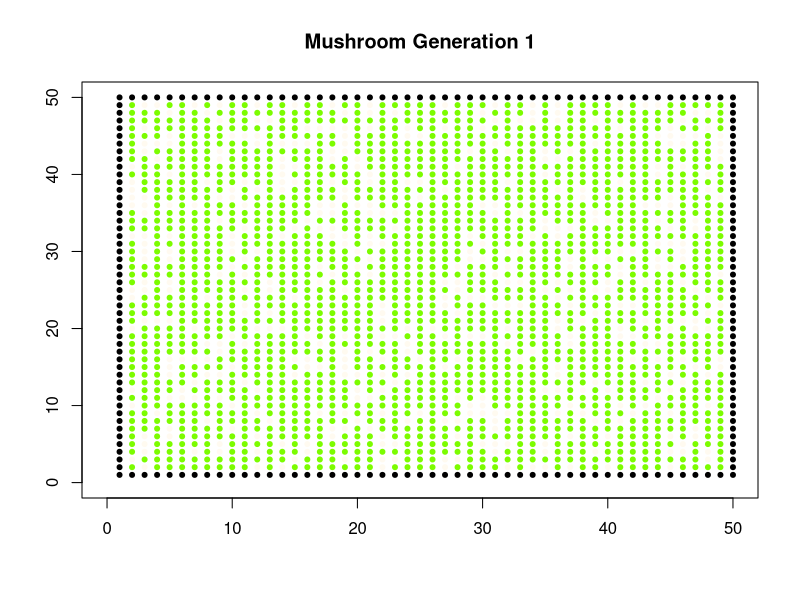
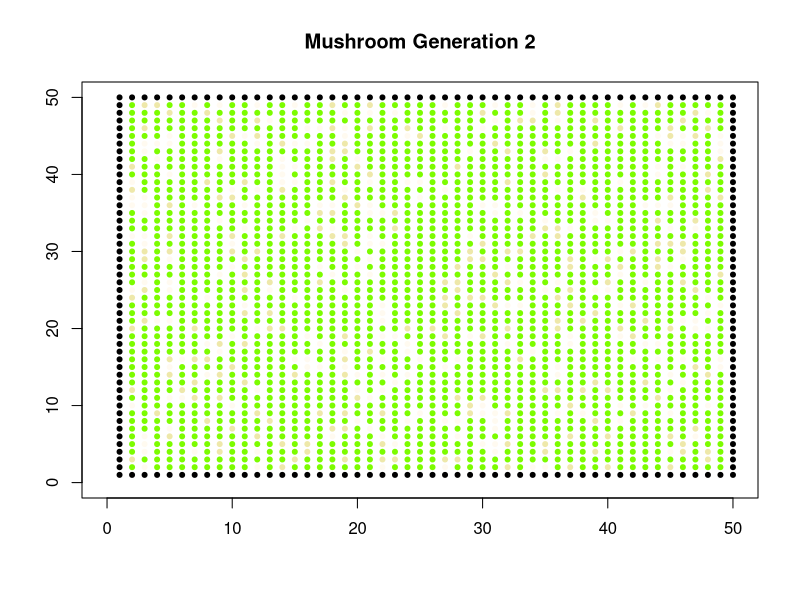
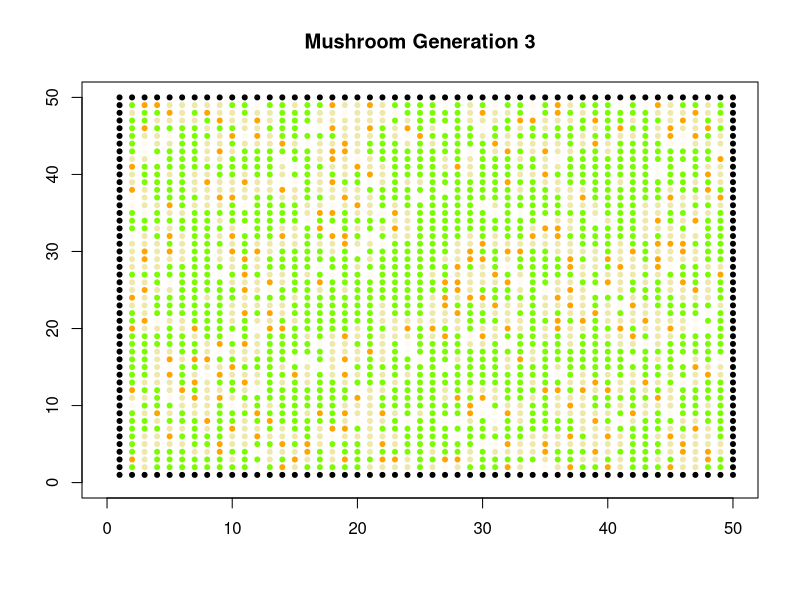
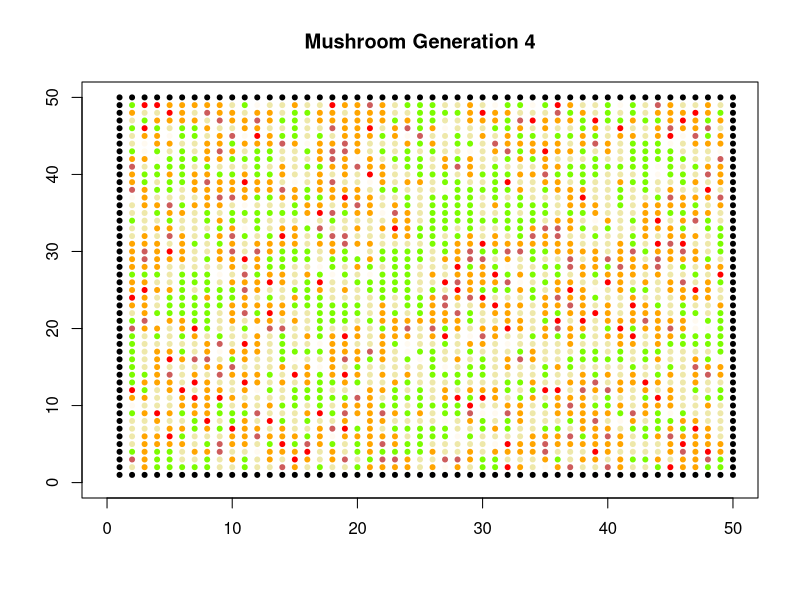
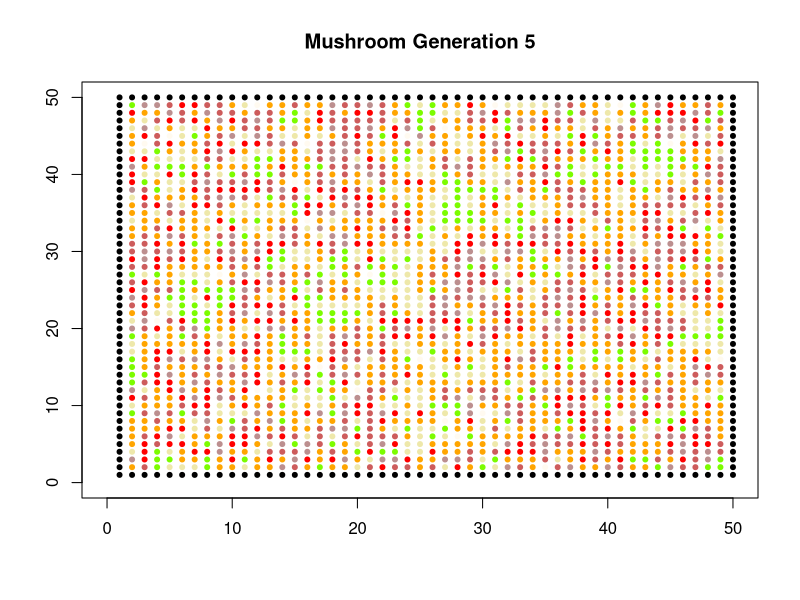
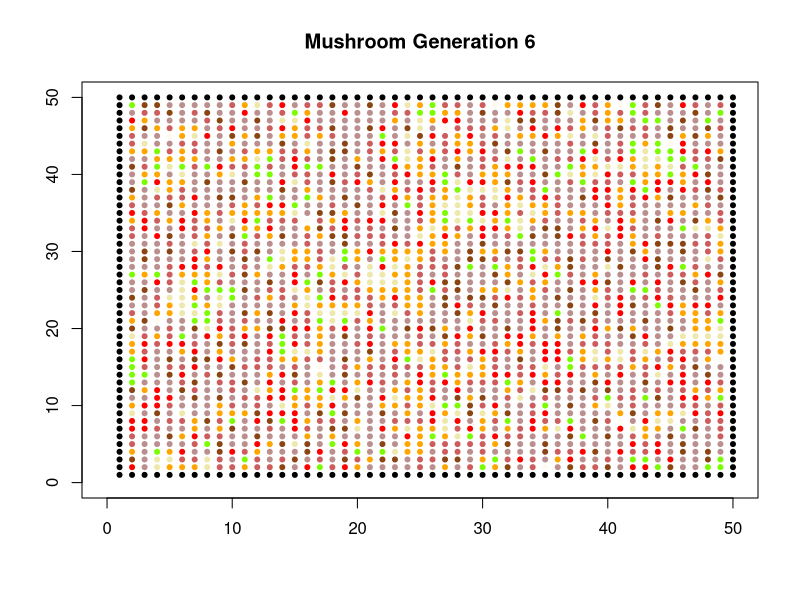
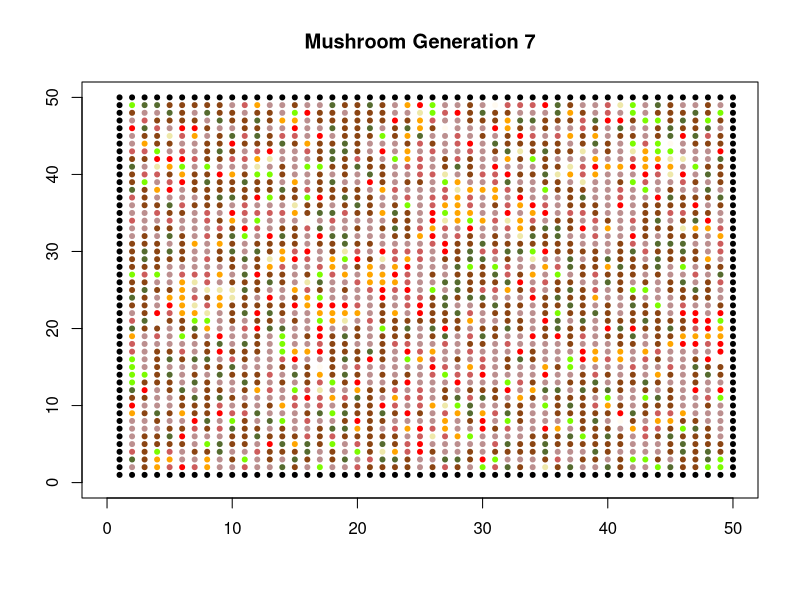
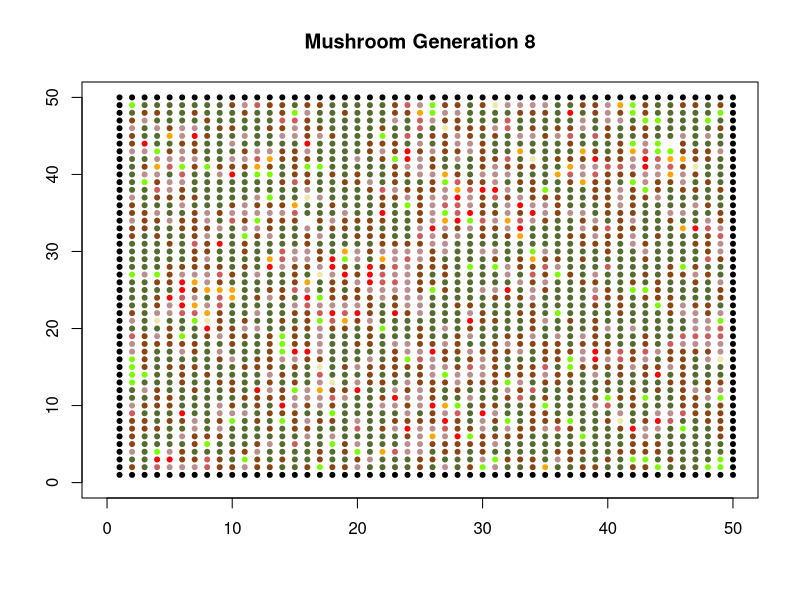

Write R code to recreate these figures, in order.
# This simulates the formation of mushroom rings.

probSpore <- 0.2
probSporeToHyphae <- 0.5
probMushroom <- 0.4
probSpread <- 0.6

EMPTY <- 0
SPORE <- 1
YOUNG <- 2
MATURING <- 3
MUSHROOMS <- 4
OLDER <- 5
DECAYING <- 6
DEAD <- 7
LONG_DEAD <- 8
INERT <- 9

# lawn dimensions
height <- 50
width <- 50
numGen <- 50
lawn <- array(9, c(height, width, numGen))

lawn[2:(height-1), 2:(width-1), 1] <- rbinom((height-2)*(width-2), 1, probSpore)

for(gen in 2:numGen) {
  for (col in 2:(width-1)) {
    for(row in 2:(height-1)) {
      lawn[row, col, gen] <- switch(lawn[row, col, gen-1]+1,
                                      2*max(rep(rbinom(1, 1, probSpread), length(grep(2, lawn[(row-1):(row+1), (col-1):(col+1), gen-1]))), 0), # EMPTY to YOUNG
                                    ifelse(rbinom(1, 1, probSporeToHyphae), 2, 1), # SPORE to YOUNG
                                    3, # YOUNG to MATURING
                                    ifelse(rbinom(1, 1, probMushroom), 4, 5), # MATURING to MUSHROOMS/OLDER
                                    6, # MUSHROOMS to DECAYING
                                    6, # OLDER to DECAYING
                                    7, # DECAYING to DEAD
                                    8, # DEAD to LONG_DEAD
                                    ifelse(lawn[row, col, gen-2] == 8, 0, 8), # LONG_DEAD to EMPTY
                                    9 # INERT
                                    )
    }
  }
}

pointsForGrid <- function(grid, val) {
  xcoords <- vector()
  ycoords <- vector()
  for (row in 1:nrow(grid)) {
    for (col in 1:ncol(grid)) {
      if (grid[row, col] == val) {
        xcoords[length(xcoords)+1] <- col
        ycoords[length(ycoords)+1] <- nrow(grid)-row+1
      }
    }
  }
  return(list(xcoords, ycoords))
}

pointsForGrid <- function(grid, val) {
  xcoords <- vector()
  ycoords <- vector()
  for (row in 1:nrow(grid)) {
    for (col in 1:ncol(grid)) {
      if (grid[row, col] == val) {
        xcoords[length(xcoords)+1] <- col
        ycoords[length(ycoords)+1] <- nrow(grid)-row+1
      }
    }
  }
  return(list(xcoords, ycoords))
}

plot.gen <- function(lawn, gen) {
  all.empty <- pointsForGrid(lawn[, , gen], EMPTY)
  plot(all.empty[[1]], all.empty[[2]], pch=20, col="lawngreen",
       xlim=c(0, width), ylim=c(0, height), main=paste("Mushroom Generation", gen),
       xlab="", ylab="")
  all.spore <- pointsForGrid(lawn[, , gen], SPORE)
  points(all.spore[[1]], all.spore[[2]], pch=20, col="floralwhite",
       xlim=c(0, width), ylim=c(0, height))
  all.young <- pointsForGrid(lawn[, , gen], YOUNG)
  points(all.young[[1]], all.young[[2]], pch=20, col="palegoldenrod",
         xlim=c(0, width), ylim=c(0, height))
  all.maturing <- pointsForGrid(lawn[, , gen], MATURING)
  points(all.maturing[[1]], all.maturing[[2]], pch=20, col="orange",
         xlim=c(0, width), ylim=c(0, height))
  all.mushrooms <- pointsForGrid(lawn[, , gen], MUSHROOMS)
  points(all.mushrooms[[1]], all.mushrooms[[2]], pch=20, col="red",
         xlim=c(0, width), ylim=c(0, height))
  all.older <- pointsForGrid(lawn[, , gen], OLDER)
  points(all.older[[1]], all.older[[2]], pch=20, col="indianred",
         xlim=c(0, width), ylim=c(0, height))
  all.decaying <- pointsForGrid(lawn[, , gen], DECAYING)
  points(all.decaying[[1]], all.decaying[[2]], pch=20, col="rosybrown",
         xlim=c(0, width), ylim=c(0, height))
  all.dead <- pointsForGrid(lawn[, , gen], DEAD)
  points(all.dead[[1]], all.dead[[2]],pch=20, col="saddlebrown",
         xlim=c(0, width), ylim=c(0, height))
  all.long_dead <- pointsForGrid(lawn[, , gen], LONG_DEAD)
  points(all.long_dead[[1]], all.long_dead[[2]], pch=20, col="darkolivegreen",
         xlim=c(0, width), ylim=c(0, height))
  all.inert <- pointsForGrid(lawn[, , gen], INERT)
  points(all.inert[[1]], all.inert[[2]], pch=20, col="black",
         xlim=c(0, width), ylim=c(0, height))
}

for (gen in 1:numGen) {
  plot.gen(lawn, gen)
  Sys.sleep(0.1)
}
# end
